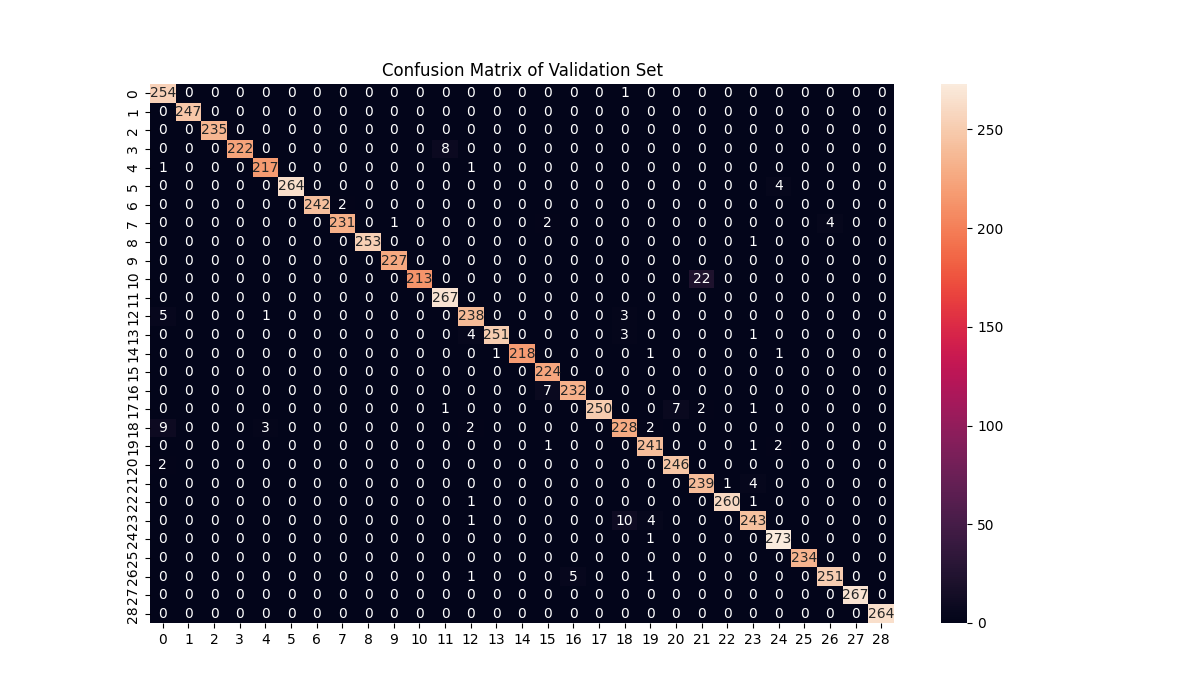

Reproduce this figure in Python.
from sklearn.metrics import confusion_matrix
import seaborn as sn
import pandas as pd
import torch
from torch.utils.data import RandomSampler, DataLoader, random_split
from torchvision import datasets, transforms
from model import *
import matplotlib.pyplot as plt

model = Net()
model.cuda()
model.load_state_dict(torch.load('ASL Model\\final_model_ALS.pt'))
model.eval()

train_dir = 'ASL Model\\Data\\asl_alphabet_train\\asl_alphabet_train'
data_transform = transforms.Compose([transforms.Resize((128, 128)), transforms.RandomHorizontalFlip(0.5), transforms.ToTensor()])
seed = torch.random.initial_seed()
train_data = datasets.ImageFolder(train_dir, transform=data_transform)
train_data, valid_data = torch.utils.data.random_split(train_data, [79832, 7168], generator=torch.Generator().manual_seed(seed))

num_workers = 0
batch_size = 128

validating_loader = DataLoader(valid_data, batch_size=batch_size, num_workers=num_workers, shuffle=True)

y_pred = []
y_true = []

# iterate over test data
for data, target in validating_loader:
        data, target = data.cuda(), target.cuda()
        output = model(data) # Feed Network

        output = (torch.max(torch.exp(output), 1)[1]).data.cpu().numpy()
        y_pred.extend(output) # Save Prediction
        
        target = target.data.cpu().numpy()
        y_true.extend(target) # Save Truth

# constant for classes
classes = ['A', 'B', 'C', 'D', 'E', 'F', 'G', 'H', 'I', 'J', 'K', 'L', 'M', 'N', 'O', 'P', 'Q', 'R', 'S', 'T', 'U', 'V', 'W', 'X', 'Y', 'Z', 'del', 'nothing', 'space']

# Build confusion matrix

cf_matrix = confusion_matrix(y_true, y_pred)

# df_cm = pd.DataFrame(cf_matrix/np.sum(cf_matrix) *10, index = [i for i in classes],
                    #  columns = [i for i in classes])
plt.figure(figsize = (12,7))
sn.heatmap(cf_matrix, annot=True, fmt='d')
plt.title("Confusion Matrix of Validation Set")
plt.savefig('output.png')
